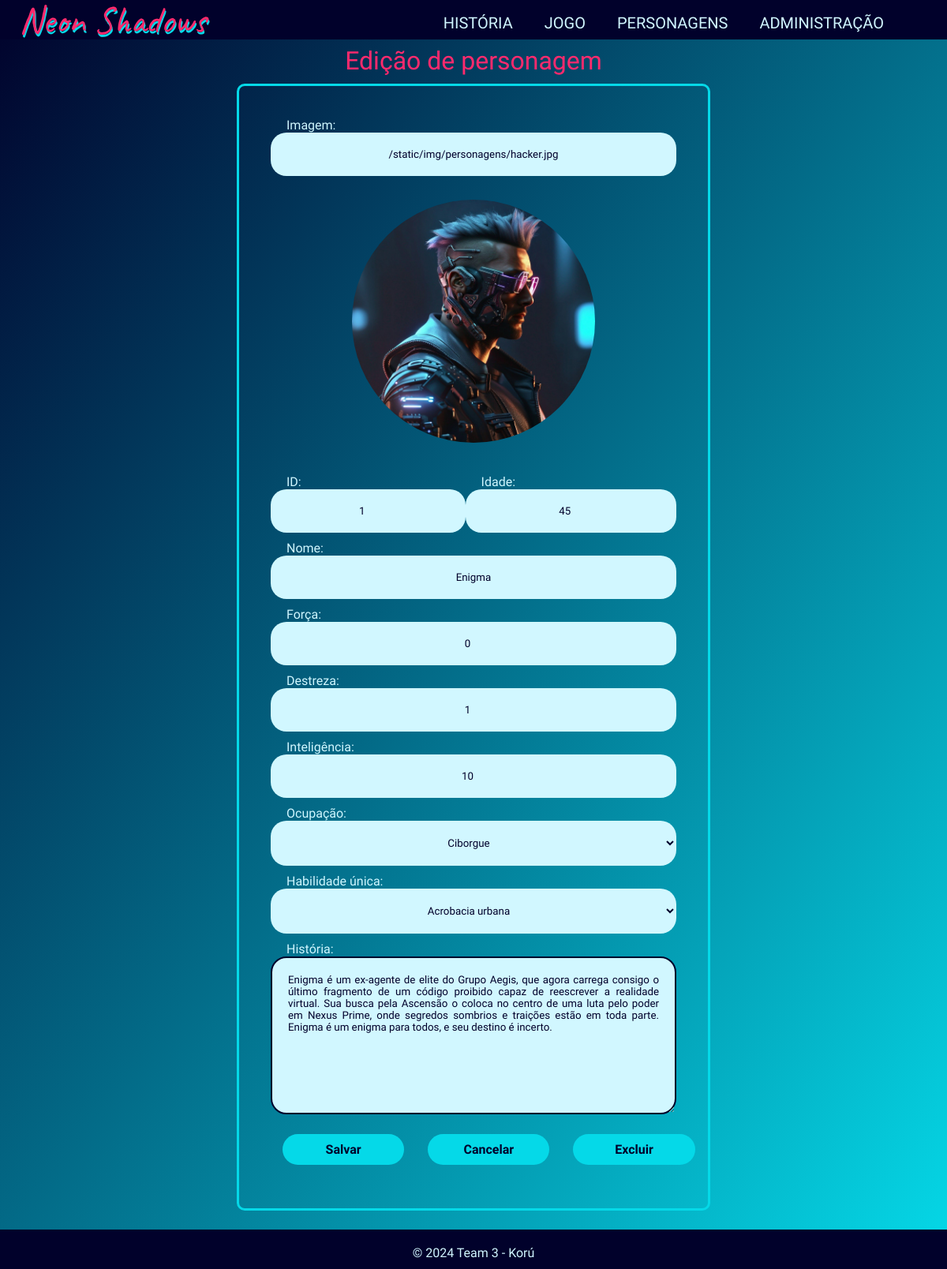
/admin/personagem/1, run on an earlier commit of the app's database.
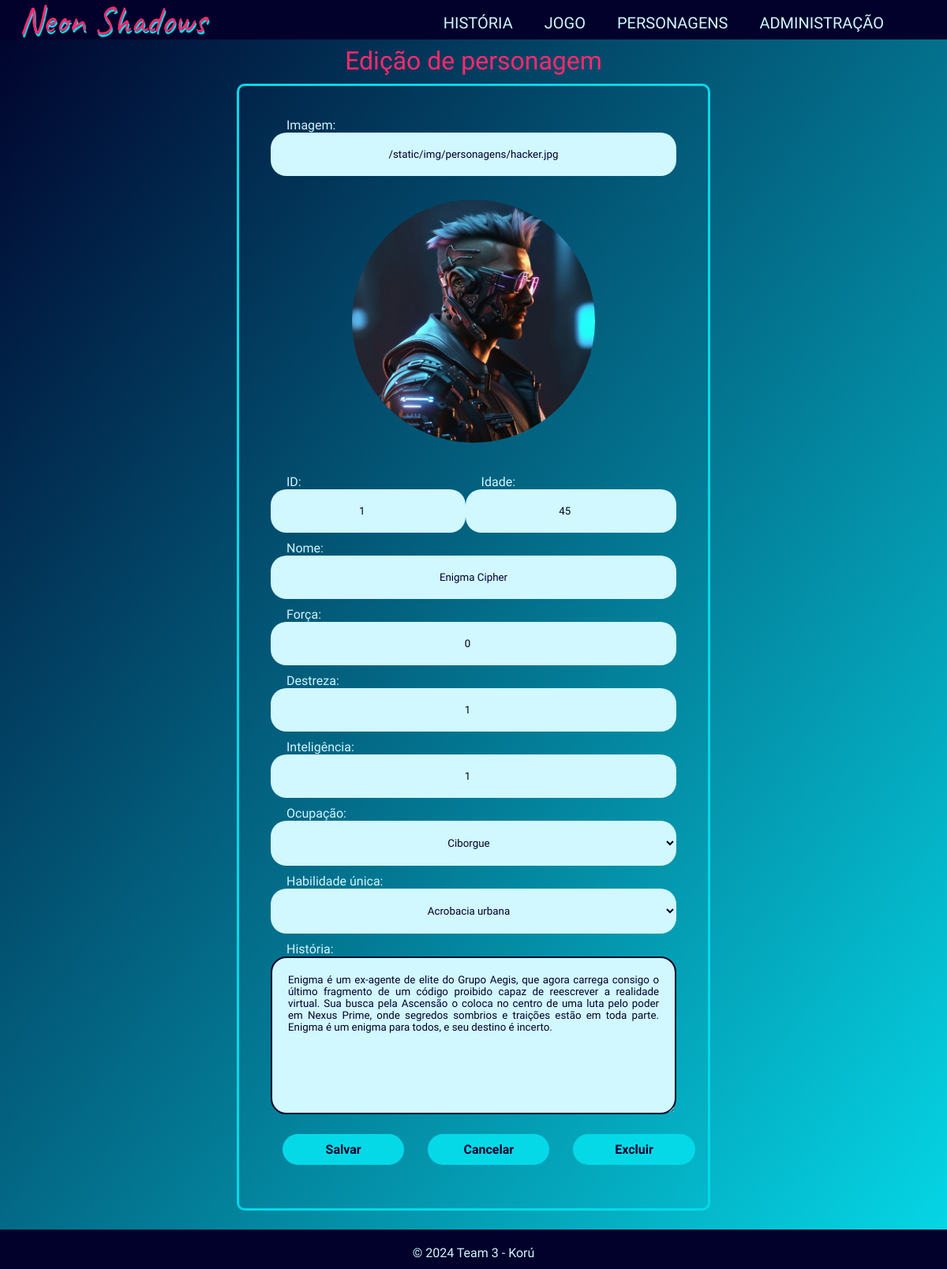
And on a later commit of the database.
### tables this page shows
CREATE TABLE "personagens" (
	"id"	integer,
	"nome"	text NOT NULL,
	"ocupacao"	text NOT NULL,
	"forca"	integer NOT NULL,
	"destreza"	integer NOT NULL,
	"inteligencia"	integer NOT NULL,
	"idade"	integer,
	"habilidade"	TEXT NOT NULL,
	"historia"	text,
	"imagem"	text,
	PRIMARY KEY("id" AUTOINCREMENT)
);

### app.py (the view)
@app.route("/admin/personagem/<int:id>", methods=["GET", "POST"])
def editar_personagem(id):
    if request.method == "POST":
        if "excluir" in request.form:
            db_utils.remover_personagem(id)
        elif "salvar" in request.form:
            id = request.form["id"]
            nome = request.form["nome"]
            ocupacao = request.form["ocupacao"]
            forca = request.form["forca"]
            destreza = request.form["id"]
            inteligencia = request.form["destreza"]
            idade = request.form["idade"]
            habilidade = request.form["habilidade"]
            historia = request.form["historia"]
            imagem = request.form["imagem"]
            dados_retornados = db_utils.retornar_personagem(id)
            if dados_retornados:
                db_utils.editar_personagem( id=id, nome=nome, ocupacao=ocupacao, forca=forca, destreza=destreza, inteligencia=inteligencia, idade=idade, habilidade=habilidade, historia=historia, imagem=imagem)
            else:
                db_utils.adicionar_personagem(nome=nome, ocupacao=ocupacao, forca=forca, destreza=destreza,inteligencia=inteligencia, idade=idade, habilidade=habilidade, historia=historia, imagem=imagem)
    else:
        ( id, nome, ocupacao, forca, destreza, inteligencia, idade, habilidade, historia, imagem) = db_utils.retornar_personagem(id)
        return render_template("/admin/editar-personagem.html", id=id, nome=nome, ocupacao=ocupacao, forca=forca, destreza=destreza, inteligencia=inteligencia,idade=idade, habilidade=habilidade, historia=historia, imagem=imagem )
    return redirect(url_for("home_admin"))

### db_utils.py (called while the page is built)
def retornar_personagem(id: int):
    try:
        if id == 0:
            return gerar_id_personagens(), "", "", "", "", "", "", "", "", ""
        conn = sqlite3.connect("database.db")
        cursor = conn.cursor()
        sql_select = "SELECT * FROM personagens WHERE id = ?"
        cursor.execute(sql_select, (id,))
        (id, nome, ocupacao, forca, destreza, inteligencia, idade, habilidade,historia, imagem) = cursor.fetchone()
        conn.close()
        return (id, nome, ocupacao, forca, destreza, inteligencia, idade, habilidade, historia, imagem)
    except:
        return False

### templates/admin/editar-personagem.html (shortened to what this page needs)
{% extends 'base-admin.html' %}
{% block content %}
<link rel="stylesheet" href="/static/css/listar-personagem-adm.css">
<h1>Edição de personagem</h1>
<div class="form-main">
    <div class="form-items">
        <label for="imagem">Imagem:</label>
        <input type="text" id="imagem" name="imagem" value="{{ imagem }}">
        {% if imagem %}
        <img src="{{imagem}}" class="img-table">
        {% else %}
        <img src="https://images2.imgbox.com/68/3d/kEhAXnXQ_o.png" class="img-table">
        {% endif %}
    </div>
    <div class="form-items">
        <form method="POST" enctype="multipart/form-data" action="" class="needs-validation " data-toggle="validator">
            <div>
                <div class="id-age-flex">
                    <div class="id-age">
                        <label for="id">ID:</label>
                        <input type="number" class="form-control" id="id" name="id" value="{{ id }}" required>
                    </div>
                    <div class="id-age"> <label for="idade">Idade:</label>
                        <input type="number" class="form-control" id="idade" name="idade" value="{{ idade }}" required>
                    </div>
                </div>
                <div>
                    <label for="nome">Nome:</label>
                    <input type="text" class="form-control" id="nome" name="nome" value="{{ nome }}" required>
                </div>
                <label for="forca" class="form-label">Força:</label>
                <input type="number" class="range" min="0" max="10" id="forca" name="forca" value="{{ forca }}"
                    required>
                <div class="col form-group container"><label for="destreza" class="form-label">Destreza:</label>
                    <input type="number" class="form-range " min="0" max="10" class="form-control" id="destreza"
                        name="destreza" value="{{ destreza }}" required>
                </div>
                <div class="col form-group container"><label for="inteligencia" class="form-label">Inteligência:</label>
                    <input type="number" class="form-range" min="0" max="10" id="inteligencia" name="inteligencia"
                        value="{{ inteligencia }}" required>
                </div>
                <label for="exampleFormControlSelect1">Ocupação:</label>
                <select class="form-control" id="ocupacao" name="ocupacao" value="{{ ocupacao }}">
                    <option>Ciborgue</option>
                </select>
                <label for="exampleFormControlSelect1">Habilidade única:</label>
                <select class="form-control" id="habilidade" name="habilidade" value="{{ habilidade }}">
                    <option>Acrobacia urbana</option>
                </select>
                <label for="história">História:</label>
                <textarea class="textarea" id="historia" name="historia">{{ historia }}</textarea>
                <div class="btn-form ">
                    <input type="submit" class=" btn-active" name="salvar" value="Salvar">
                    <a href="{{url_for('home_admin')}}" class="btn-can btn-active">Cancelar</a>
                    <input type="submit" class="btn-active" name="excluir" value="Excluir">
                </div>
            </div>
    </div>
    {% endblock %}

What changed in the data, as far as the page shows it:
changed personagens "/static/img/personagens/hacker.jpg": nome "Enigma" → "Enigma Cipher"
Also different on the page:
form field inteligencia: "10" → "1"
